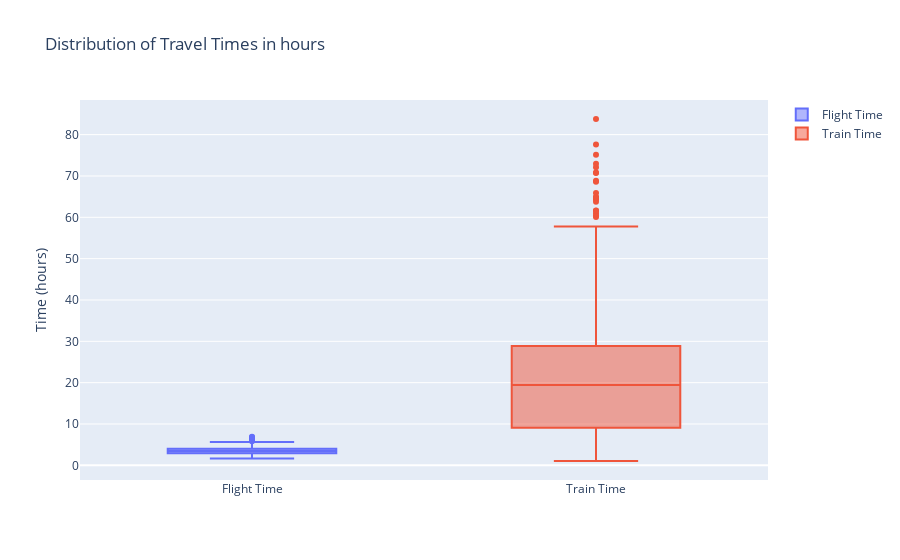

The code cell stored with this chart in its notebook:
### Markdown cell above
If we zoom in on the

### Code cell
box_fig = go.Figure()
box_fig.add_trace(go.Box(y=merged_data['flight_time_hours_with_extra'], name='Flight Time'))
box_fig.add_trace(go.Box(y=merged_data['train_time_hours'], name='Train Time'))
box_fig.update_layout(title='Distribution of Travel Times in hours', yaxis_title='Time (hours)')
box_fig.show()

### Figure 1 — Plotly figure (JSON) as saved in the notebook; plotly's stock layout.template omitted (floating-point values rounded to 4 significant figures; data arrays with more than 128 entries replaced by an {"elided": "..."} marker saying what was removed)
{"data": [{"name": "Flight Time", "type": "box", "y": {"elided": "1083 float values"}}, {"name": "Train Time", "type": "box", "y": {"elided": "1083 float values"}}], "layout": {"title": {"text": "Distribution of Travel Times in hours"}, "yaxis": {"title": {"text": "Time (hours)"}}}}
